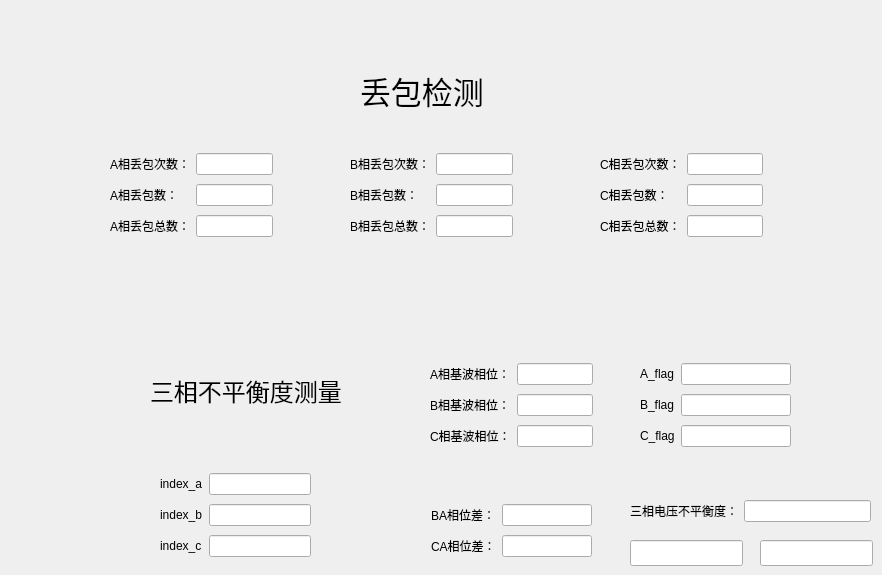
   <widget class="QWidget" name="tab_7">
    <attribute name="title">
     <string>丢包检测</string>
    </attribute>
    <widget class="QWidget" name="layoutWidget_15">
     <property name="geometry">
      <rect>
       <x>431</x>
       <y>501</y>
       <width>161</width>
       <height>60</height>
      </rect>
     </property>
     <layout class="QGridLayout" name="gridLayout_12">
      <item row="0" column="0">
       <widget class="QLabel" name="label_76">
        <property name="text">
         <string>BA相位差：</string>
        </property>
       </widget>
      </item>
      <item row="0" column="1">
       <widget class="QLineEdit" name="BA_xiangweicha"/>
      </item>
      <item row="1" column="0">
       <widget class="QLabel" name="label_77">
        <property name="text">
         <string>CA相位差：</string>
        </property>
       </widget>
      </item>
      <item row="1" column="1">
       <widget class="QLineEdit" name="CA_xiangweicha"/>
      </item>
     </layout>
    </widget>
    <widget class="QWidget" name="layoutWidget_14">
     <property name="geometry">
      <rect>
       <x>640</x>
       <y>360</y>
       <width>151</width>
       <height>92</height>
      </rect>
     </property>
     <layout class="QGridLayout" name="gridLayout_13">
      <item row="0" column="0">
       <widget class="QLabel" name="label_78">
        <property name="text">
         <string>A_flag</string>
        </property>
       </widget>
      </item>
      <item row="0" column="1">
       <widget class="QLineEdit" name="A_flag"/>
      </item>
      <item row="1" column="0">
       <widget class="QLabel" name="label_79">
        <property name="text">
         <string>B_flag</string>
        </property>
       </widget>
      </item>
      <item row="1" column="1">
       <widget class="QLineEdit" name="B_flag"/>
      </item>
      <item row="2" column="0">
       <widget class="QLabel" name="label_80">
        <property name="text">
         <string>C_flag</string>
        </property>
       </widget>
      </item>
      <item row="2" column="1">
       <widget class="QLineEdit" name="C_flag"/>
      </item>
     </layout>
    </widget>
    <widget class="QWidget" name="layoutWidget_12">
     <property name="geometry">
      <rect>
       <x>160</x>
       <y>470</y>
       <width>151</width>
       <height>92</height>
      </rect>
     </property>
     <layout class="QGridLayout" name="gridLayout_10">
      <item row="0" column="0">
       <widget class="QLabel" name="label_70">
        <property name="text">
         <string>index_a</string>
        </property>
       </widget>
      </item>
      <item row="0" column="1">
       <widget class="QLineEdit" name="index_a"/>
      </item>
      <item row="1" column="0">
       <widget class="QLabel" name="label_71">
        <property name="text">
         <string>index_b</string>
        </property>
       </widget>
      </item>
      <item row="1" column="1">
       <widget class="QLineEdit" name="index_b"/>
      </item>
      <item row="2" column="0">
       <widget class="QLabel" name="label_72">
        <property name="text">
         <string>index_c</string>
        </property>
       </widget>
      </item>
      <item row="2" column="1">
       <widget class="QLineEdit" name="index_c"/>
      </item>
     </layout>
    </widget>
    <widget class="QWidget" name="layoutWidget_13">
     <property name="geometry">
      <rect>
       <x>430</x>
       <y>360</y>
       <width>163</width>
       <height>92</height>
      </rect>
     </property>
     <layout class="QGridLayout" name="gridLayout_11">
      <item row="0" column="0">
       <widget class="QLabel" name="label_73">
        <property name="text">
         <string>A相基波相位：</string>
        </property>
       </widget>
      </item>
      <item row="0" column="1">
       <widget class="QLineEdit" name="A_jiboxiangwei"/>
      </item>
      <item row="1" column="0">
       <widget class="QLabel" name="label_74">
        <property name="text">
         <string>B相基波相位：</string>
        </property>
       </widget>
      </item>
      <item row="1" column="1">
       <widget class="QLineEdit" name="B_jiboxiangwei"/>
      </item>
      <item row="2" column="0">
       <widget class="QLabel" name="label_75">
        <property name="text">
         <string>C相基波相位：</string>
        </property>
       </widget>
      </item>
      <item row="2" column="1">
       <widget class="QLineEdit" name="C_jiboxiangwei"/>
      </item>
     </layout>
    </widget>
    <widget class="QWidget" name="layoutWidget_23">
     <property name="geometry">
      <rect>
       <x>630</x>
       <y>500</y>
       <width>241</width>
       <height>31</height>
      </rect>
     </property>
     <layout class="QFormLayout" name="formLayout_16">
      <item row="0" column="1">
       <widget class="QLineEdit" name="sanxiangdianyabupinghengdu"/>
      </item>
      <item row="0" column="0">
       <widget class="QLabel" name="label_101">
        <property name="text">
         <string>三相电压不平衡度：</string>
        </property>
       </widget>
      </item>
     </layout>
    </widget>
    <widget class="QLineEdit" name="uneg_param1">
     <property name="geometry">
      <rect>
       <x>630</x>
       <y>540</y>
       <width>113</width>
       <height>26</height>
      </rect>
     </property>
    </widget>
    <widget class="QLineEdit" name="uneg_param2">
     <property name="geometry">
      <rect>
       <x>760</x>
       <y>540</y>
       <width>113</width>
       <height>26</height>
      </rect>
     </property>
    </widget>
    <widget class="QWidget" name="layoutWidget_24">
     <property name="geometry">
      <rect>
       <x>110</x>
       <y>150</y>
       <width>163</width>
       <height>92</height>
      </rect>
     </property>
     <layout class="QGridLayout" name="gridLayout_14">
      <item row="0" column="0">
       <widget class="QLabel" name="label_102">
        <property name="text">
         <string>A相丢包次数：</string>
        </property>
       </widget>
      </item>
      <item row="0" column="1">
       <widget class="QLineEdit" name="A_loss"/>
      </item>
      <item row="1" column="0">
       <widget class="QLabel" name="label_103">
        <property name="text">
         <string>A相丢包数：</string>
        </property>
       </widget>
      </item>
      <item row="1" column="1">
       <widget class="QLineEdit" name="A_loss_current"/>
      </item>
      <item row="2" column="0">
       <widget class="QLabel" name="label_104">
        <property name="text">
         <string>A相丢包总数：</string>
        </property>
       </widget>
      </item>
      <item row="2" column="1">
       <widget class="QLineEdit" name="A_loss_sum"/>
      </item>
     </layout>
    </widget>
    <widget class="QWidget" name="layoutWidget_25">
     <property name="geometry">
      <rect>
       <x>350</x>
       <y>150</y>
       <width>163</width>
       <height>92</height>
      </rect>
     </property>
     <layout class="QGridLayout" name="gridLayout_15">
      <item row="0" column="0">
       <widget class="QLabel" name="label_105">
        <property name="text">
         <string>B相丢包次数：</string>
        </property>
       </widget>
      </item>
      <item row="0" column="1">
       <widget class="QLineEdit" name="B_loss"/>
      </item>
      <item row="1" column="0">
       <widget class="QLabel" name="label_106">
        <property name="text">
         <string>B相丢包数：</string>
        </property>
       </widget>
      </item>
      <item row="1" column="1">
       <widget class="QLineEdit" name="B_loss_current"/>
      </item>
      <item row="2" column="0">
       <widget class="QLabel" name="label_107">
        <property name="text">
         <string>B相丢包总数：</string>
        </property>
       </widget>
      </item>
      <item row="2" column="1">
       <widget class="QLineEdit" name="B_loss_sum"/>
      </item>
     </layout>
    </widget>
    <widget class="QWidget" name="layoutWidget_26">
     <property name="geometry">
      <rect>
       <x>600</x>
       <y>150</y>
       <width>163</width>
       <height>92</height>
      </rect>
     </property>
     <layout class="QGridLayout" name="gridLayout_16">
      <item row="0" column="0">
       <widget class="QLabel" name="label_108">
        <property name="text">
         <string>C相丢包次数：</string>
        </property>
       </widget>
      </item>
      <item row="0" column="1">
       <widget class="QLineEdit" name="C_loss"/>
      </item>
      <item row="1" column="0">
       <widget class="QLabel" name="label_109">
        <property name="text">
         <string>C相丢包数：</string>
        </property>
       </widget>
      </item>
      <item row="1" column="1">
       <widget class="QLineEdit" name="C_loss_current"/>
      </item>
      <item row="2" column="0">
       <widget class="QLabel" name="label_110">
        <property name="text">
         <string>C相丢包总数：</string>
        </property>
       </widget>
      </item>
      <item row="2" column="1">
       <widget class="QLineEdit" name="C_loss_sum"/>
      </item>
     </layout>
    </widget>
    <widget class="QLabel" name="label_265">
     <property name="geometry">
      <rect>
       <x>360</x>
       <y>70</y>
       <width>141</width>
       <height>41</height>
      </rect>
     </property>
     <property name="font">
      <font>
       <pointsize>23</pointsize>
      </font>
     </property>
     <property name="text">
      <string>丢包检测</string>
     </property>
    </widget>
    <widget class="QLabel" name="label_266">
     <property name="geometry">
      <rect>
       <x>150</x>
       <y>370</y>
       <width>201</width>
       <height>41</height>
      </rect>
     </property>
     <property name="font">
      <font>
       <pointsize>18</pointsize>
      </font>
     </property>
     <property name="text">
      <string>三相不平衡度测量</string>
     </property>
    </widget>
   </widget>
